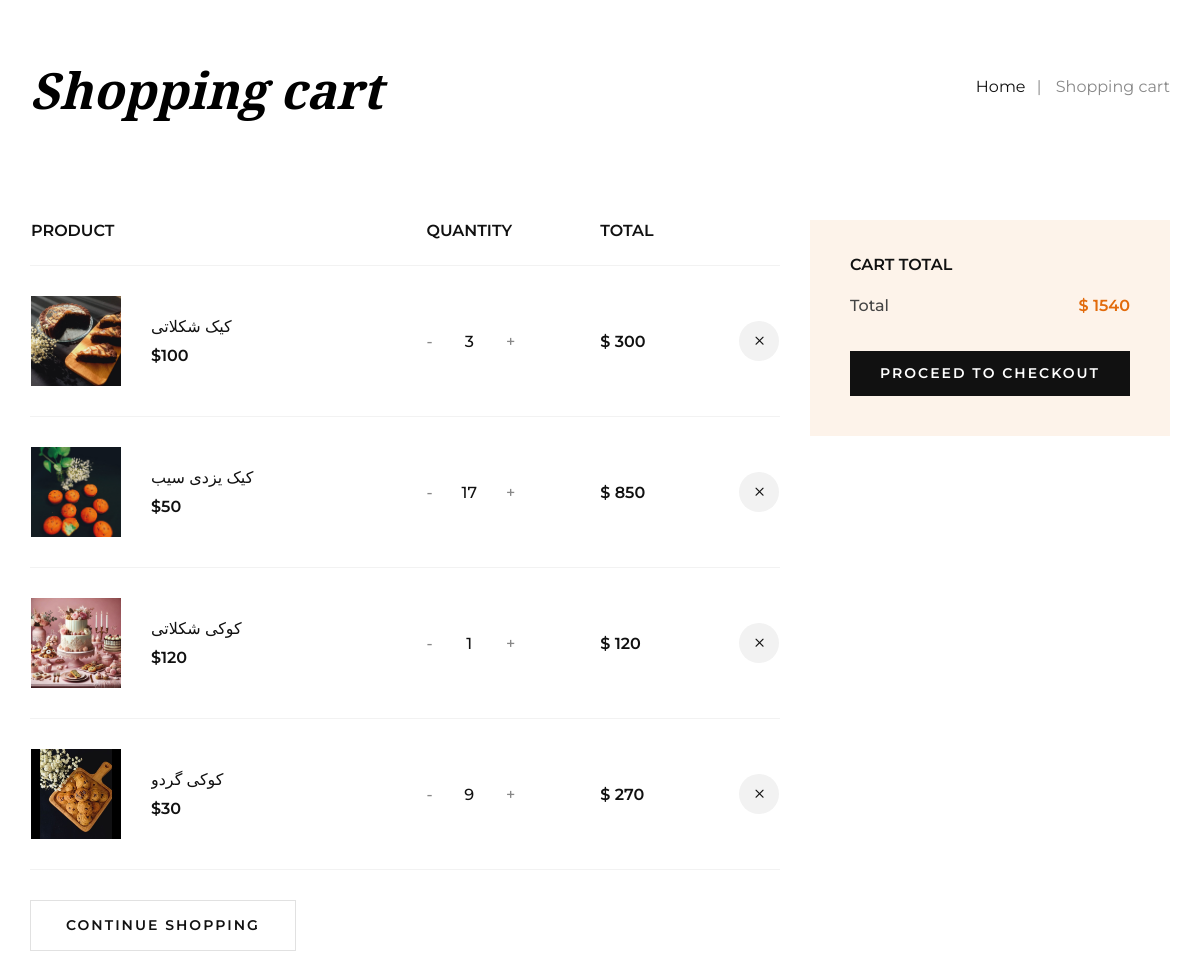
The page /cart-detail (signed in) on the database its author committed.
### order_module/models.py (models this page shows, shortened)
class OrderDetail(models.Model):
    order = models.ForeignKey(Order, on_delete=models.CASCADE)
    product = models.ForeignKey(Product, on_delete=models.CASCADE, verbose_name='محصول')
    final_price = models.IntegerField(null=True, blank=True, verbose_name='قیمت نهایی تکی محصول')
    count = models.IntegerField(verbose_name='تعداد')
    class Meta:
        verbose_name = 'cart shop detail'
        verbose_name_plural = 'cart shop details list'

### product_module/models.py (models this page shows, shortened)
class Product(models.Model):
    category = models.ManyToManyField(productCategory, verbose_name='دیته بندی')
    title = models.CharField(max_length=100, verbose_name='عنوان محصول', db_index=True)
    url_title = models.CharField(max_length=100, verbose_name='عنوان در url', db_index=True)
    price = models.IntegerField(verbose_name='قیمت محصول')
    image = models.ImageField(upload_to='images/products', verbose_name='تصویر اصلی')
    short_description = models.TextField(verbose_name='توضحات کوتاه محصول')
    description = models.TextField(verbose_name='توضیحات محصول')
    is_active = models.BooleanField(default=False, verbose_name='فعال')
    slug = models.SlugField(default="", db_index=True, unique=True, null=False, blank=True, max_length=400,
                            allow_unicode=True, verbose_name='slug')
    is_deleted = models.BooleanField(default=False, verbose_name='حذف')
    number = models.IntegerField(verbose_name='حداقل مقدار خرید', default=1, blank=True, null=True)
    class Meta:
        verbose_name = 'product'
        verbose_name_plural = "product's"

### order_module/views.py (the view)
# urls.py: path('cart-detail', views.cart_view, name='cart_detail'),
@login_required
def cart_view(request):
    current_order, created = Order.objects.prefetch_related('orderdetail_set').get_or_create(is_paid=False,
                                                                                             user=request.user)
    total_price = current_order.calculate_total()
    context = {
        'order': current_order,
        'total_price': total_price,
    }
    return render(request, 'order_module/cart_list.html', context)

### order_module/models.py (called while the page is built)
    def calculate_total(self):
        total_price = 0
        if self.is_paid:
            for product_detail in self.orderdetail_set.all():
                total_price += product_detail.final_price * product_detail.count
        else:
            for product_detail in self.orderdetail_set.all():
                total_price += product_detail.product.price * product_detail.count
        return total_price

### polls/templatetags/custom_filters.py (called while the page is built)
@register.simple_tag
def multiply(value, arg):
    return value * arg

### order_module/templates/order_module/cart_list.html (shortened to what this page needs)
{% extends 'shared/layout.html' %}
{% load custom_filters %}
{% block content %}
    <div id="order-detail-content">
        {% include 'cart_partials/cart_list_partials.html' %}
    </div>
{% endblock %}

### order_module/templates/cart_partials/cart_list_partials.html (shortened to what this page needs)
{% load custom_filters %}
    <div class="breadcrumb-option">
        <div class="container">
            <div class="row">
                <div class="col-lg-6 col-md-6 col-sm-6">
                    <div class="breadcrumb__text">
                        <h2>Shopping cart</h2>
                    </div>
                </div>
                <div class="col-lg-6 col-md-6 col-sm-6">
                    <div class="breadcrumb__links">
                        <a href="{% url 'home' %}">Home</a>
                        <span>Shopping cart</span>
                    </div>
                </div>
            </div>
        </div>
    </div>
    <section class="shopping-cart spad">
        <div class="container">
            <div class="row">
                <div class="col-lg-8">
                    <div class="shopping__cart__table">
                        <table>
                            <thead>
                            <tr>
                                <th>Product</th>
                                <th>Quantity</th>
                                <th>Total</th>
                                <th></th>
                            </tr>
                            </thead>
                            {% if order.orderdetail_set.all %}
                            <tbody>
                            {% for product in order.orderdetail_set.all %}
                            <tr>
                                <td class="product__cart__item">
                                    <div class="product__cart__item__pic">
                                        <img class="cart-image-size" src="{{ product.product.image.url }}"
                                             alt="">
                                    </div>
                                    <div class="product__cart__item__text">
                                        <h6>{{ product.product.title }}</h6>
                                        <h5>${{ product.product.price }}</h5>
                                    </div>
                                </td>
                                <td class="quantity__item">
                                    <div class="quantity">
                                        <div class="pro-qty">
                                            <input type="text" value="{{ product.count }}"
                                                   id="pro_qty_{{ product.id }}">
                                        </div>
                                    </div>
                                </td>
                                <td class="cart__price">
                                    $ {% multiply product.count product.product.price %}</td>
                                <td class="cart__close" onclick="removeProductCart({{ product.id }})"><span
                                        class="icon_close" id="product_id_bardar"></span></td>
                            </tr>
                            {% endfor %}
                            </tbody>
                            {% else %} <div class="alert alert-success"> <p>سبد خرید شما خالی است</p> </div>
                            {% endif %}
                        </table>
                    </div>
                    <div class="row">
                        <div class="col-lg-6 col-md-6 col-sm-6">
                            <div class="continue__btn">
                                <a href="{% url 'product-list' %}">Continue Shopping</a>
                            </div>
                        </div>
                        <div class="col-lg-6 col-md-6 col-sm-6">
                        </div>
                    </div>
                </div>
                <div class="col-lg-4">
                    <div class="cart__total">
                        <h6>Cart total</h6>
                        <ul>
                            <li>Total <span>$ {{ total_price }}</span></li>
                        </ul>
                        <a href="{% url 'check_address' %}" class="primary-btn">Proceed to checkout</a>
                    </div>
                </div>
            </div>
        </div>
    </section>

### static/css/custom.css (style rules this page uses)
.cart-image-size { width: 90px; height: 90px; object-fit: cover; }

### rows shown on the page
OrderDetail: product.image (picture), product "کیک شکلاتی", product.price "100", count "3", count+product "300"
OrderDetail: product.image (picture), product "کیک یزدی سیب", product.price "50", count "17", count+product "850"
OrderDetail: product.image (picture), product "کوکی شکلاتی", product.price "120", count "1", count+product "120"
OrderDetail: product.image (picture), product "کوکی گردو", product.price "30", count "9", count+product "270"

### other values the page prints
{{ total_price }} "1540"
